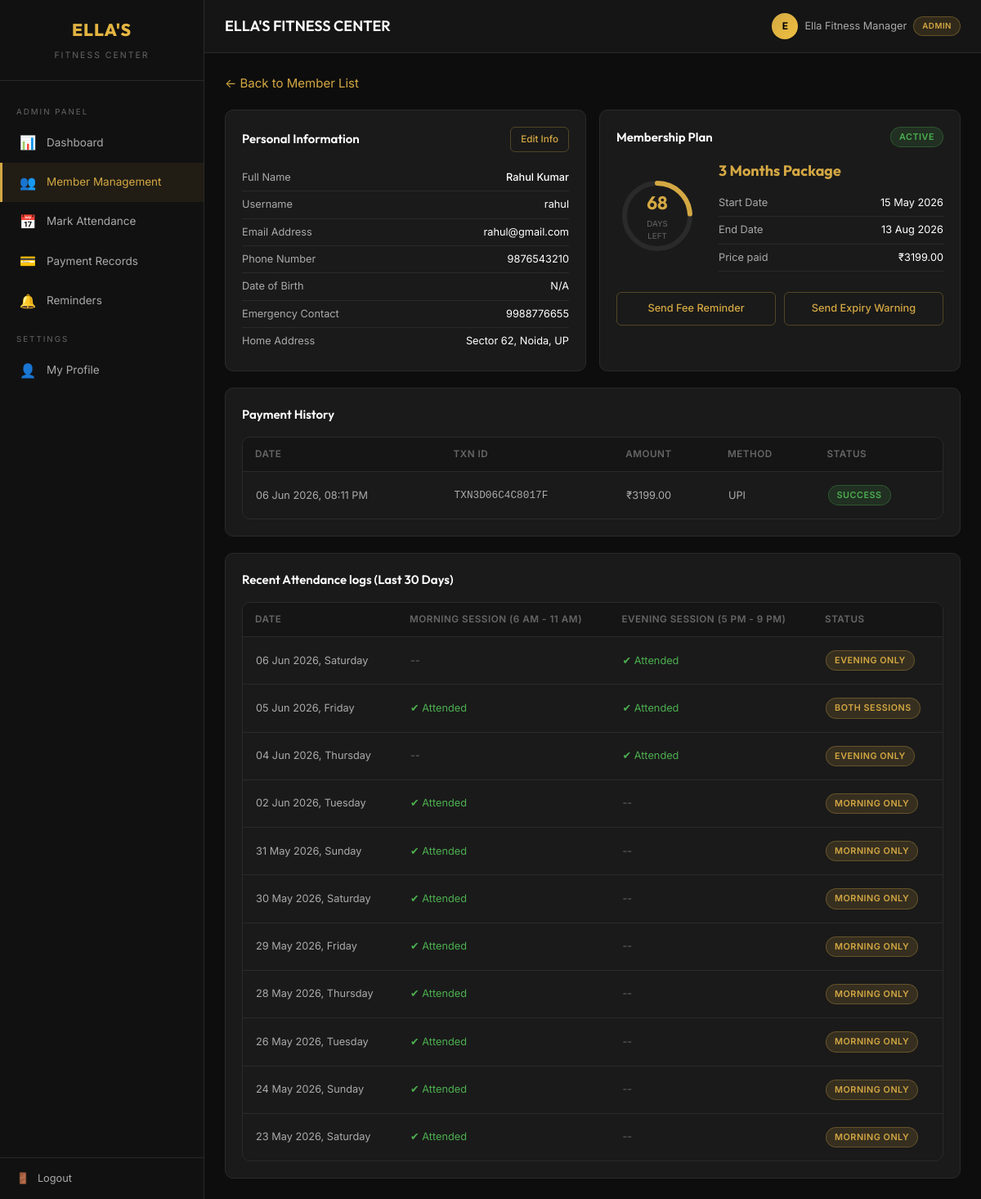
The page /members/admin/members/2/ (signed in) on the database its author committed.
### accounts/models.py (models this page shows, shortened)
class User(AbstractUser):
    ROLE_CHOICES = [
        ('CLIENT', 'Client'),
        ('ADMIN', 'Admin'),
    ]
    role = models.CharField(max_length=10, choices=ROLE_CHOICES, default='CLIENT')
    phone = models.CharField(max_length=15, blank=True)
    address = models.TextField(blank=True)
    date_of_birth = models.DateField(null=True, blank=True)
    emergency_contact = models.CharField(max_length=15, blank=True)
    @property
    def is_admin_user(self):
        return self.role == 'ADMIN'

### members/models.py (models this page shows, shortened)
class Membership(models.Model):
    PLAN_CHOICES = [
        ('1_MONTH', '1 Month'),
        ('3_MONTH', '3 Months'),
        ('6_MONTH', '6 Months'),
    ]
    STATUS_CHOICES = [
        ('ACTIVE', 'Active'),
        ('EXPIRED', 'Expired'),
        ('PENDING', 'Pending Payment'),
    ]
    PLAN_PRICES = {
        '1_MONTH': 1199,
        '3_MONTH': 3199,
        '6_MONTH': 5999,
    }
    PLAN_DAYS = {
        '1_MONTH': 30,
        '3_MONTH': 90,
        '6_MONTH': 180,
    }
    user = models.ForeignKey(settings.AUTH_USER_MODEL, on_delete=models.CASCADE, related_name='memberships')
    plan = models.CharField(max_length=10, choices=PLAN_CHOICES)
    start_date = models.DateField()
    end_date = models.DateField()
    amount = models.DecimalField(max_digits=10, decimal_places=2)
    status = models.CharField(max_length=10, choices=STATUS_CHOICES, default='PENDING')
    created_at = models.DateTimeField(auto_now_add=True)
    class Meta:
        ordering = ['-created_at']
    @property
    def days_remaining(self):
        if self.status != 'ACTIVE':
            return 0
        remaining = (self.end_date - timezone.now().date()).days
        return max(0, remaining)
    @property
    def total_days(self):
        return self.PLAN_DAYS.get(self.plan, 30)
    @property
    def progress_percentage(self):
        if self.total_days == 0:
            return 0
        elapsed = self.total_days - self.days_remaining
        return min(100, int((elapsed / self.total_days) * 100))

### payments/models.py (models this page shows, shortened)
class Payment(models.Model):
    STATUS_CHOICES = [
        ('SUCCESS', 'Success'),
        ('FAILED', 'Failed'),
        ('PENDING', 'Pending'),
    ]
    user = models.ForeignKey(settings.AUTH_USER_MODEL, on_delete=models.CASCADE, related_name='payments')
    membership = models.ForeignKey('members.Membership', on_delete=models.SET_NULL, null=True, related_name='payments')
    amount = models.DecimalField(max_digits=10, decimal_places=2)
    transaction_id = models.CharField(max_length=100, unique=True)
    payment_method = models.CharField(max_length=50, default='Test Payment')
    status = models.CharField(max_length=10, choices=STATUS_CHOICES, default='PENDING')
    created_at = models.DateTimeField(auto_now_add=True)
    notes = models.TextField(blank=True)
    class Meta:
        ordering = ['-created_at']

### attendance/models.py (models this page shows, shortened)
class Attendance(models.Model):
    user = models.ForeignKey(settings.AUTH_USER_MODEL, on_delete=models.CASCADE, related_name='attendances')
    date = models.DateField(default=timezone.now)
    morning_present = models.BooleanField(default=False)
    evening_present = models.BooleanField(default=False)
    marked_by = models.ForeignKey(
        settings.AUTH_USER_MODEL, on_delete=models.SET_NULL,
        null=True, blank=True, related_name='marked_attendances'
    )
    created_at = models.DateTimeField(auto_now_add=True)
    updated_at = models.DateTimeField(auto_now=True)
    class Meta:
        unique_together = ['user', 'date']
        ordering = ['-date']
    @property
    def status_display(self):
        if self.morning_present and self.evening_present:
            return 'Both Sessions'
        elif self.morning_present:
            return 'Morning Only'
        elif self.evening_present:
            return 'Evening Only'
        return 'Absent'

### members/views.py (the view)
# urls.py: path('admin/members/<int:user_id>/', views.member_detail, name='member_detail'),
@admin_required
def member_detail(request, user_id):
    member = get_object_or_404(User, id=user_id, role='CLIENT')
    memberships = Membership.objects.filter(user=member)
    active = memberships.filter(status='ACTIVE').first()
    from payments.models import Payment
    payments = Payment.objects.filter(user=member)
    from attendance.models import Attendance
    recent_attendance = Attendance.objects.filter(user=member)[:30]
    return render(request, 'members/detail.html', {
        'member': member,
        'active_membership': active,
        'memberships': memberships,
        'payments': payments,
        'recent_attendance': recent_attendance,
    })

### templates/members/detail.html (shortened to what this page needs)
{% extends 'dashboard_base.html' %}
{% block content %}
<div class="mb-20">
    <a href="{% url 'member_list' %}" class="text-gold">← Back to Member List</a>
</div>
<div class="grid-2">
    <div class="card">
        <div class="card-header">
            <h3 class="card-title">Personal Information</h3>
            <a href="{% url 'member_edit' member.id %}" class="btn btn-outline btn-sm">Edit Info</a>
        </div>
        <div class="membership-info">
            <div class="detail-row">
                <span class="label">Full Name</span>
                <span style="font-weight: 500; color: #fff;">{{ member.get_full_name }}</span>
            </div>
            <div class="detail-row">
                <span class="label">Username</span>
                <span>{{ member.username }}</span>
            </div>
            <div class="detail-row">
                <span class="label">Email Address</span>
                <span>{{ member.email }}</span>
            </div>
            <div class="detail-row">
                <span class="label">Phone Number</span>
                <span>{{ member.phone|default:"N/A" }}</span>
            </div>
            <div class="detail-row">
                <span class="label">Date of Birth</span>
                <span>{{ member.date_of_birth|date:"d M Y"|default:"N/A" }}</span>
            </div>
            <div class="detail-row">
                <span class="label">Emergency Contact</span>
                <span>{{ member.emergency_contact|default:"N/A" }}</span>
            </div>
            <div class="detail-row" style="border-bottom: none;">
                <span class="label">Home Address</span>
                <span>{{ member.address|default:"N/A" }}</span>
            </div>
        </div>
    </div>
    <div class="card">
        <div class="card-header">
            <h3 class="card-title">Membership Plan</h3>
            {% if active_membership %}
                <span class="badge badge-active">Active</span>
            {% else %}
                <span class="badge badge-expired">Expired</span>
            {% endif %}
        </div>
        {% if active_membership %}
            <div class="membership-card">
                <div class="progress-ring-container">
                    <svg class="progress-ring" width="100" height="100">
                        <circle class="progress-ring-bg" cx="50" cy="50" r="40" />
                        <circle class="progress-ring-fill" cx="50" cy="50" r="40"
                                stroke-dasharray="251.2"
                                style="stroke-dashoffset: calc(251.2 - (251.2 * {{ active_membership.progress_percentage }}) / 100);" />
                    </svg>
                    <div class="progress-ring-text">
                        <div class="days">{{ active_membership.days_remaining }}</div>
                        <div class="label">Days Left</div>
                    </div>
                </div>
                <div class="membership-info">
                    <div class="plan-name">{{ active_membership.get_plan_display }} Package</div>
                    <div class="detail-row">
                        <span class="label">Start Date</span>
                        <span>{{ active_membership.start_date|date:"d M Y" }}</span>
                    </div>
                    <div class="detail-row">
                        <span class="label">End Date</span>
                        <span>{{ active_membership.end_date|date:"d M Y" }}</span>
                    </div>
                    <div class="detail-row">
                        <span class="label">Price paid</span>
                        <span>₹{{ active_membership.amount }}</span>
                    </div>
                </div>
            </div>
            <div style="display: flex; gap: 10px; margin-top: 25px;">
                <a href="{% url 'send_reminder' member.id 'fee' %}" class="btn btn-outline" style="flex: 1; justify-content: center;">Send Fee Reminder</a>
                <a href="{% url 'send_reminder' member.id 'expiry' %}" class="btn btn-outline" style="flex: 1; justify-content: center;">Send Expiry Warning</a>
            </div>
        {% endif %}
    </div>
</div>
<div class="card mt-20">
    <div class="card-header">
        <h3 class="card-title">Payment History</h3>
    </div>
    <div class="table-container">
        {% if payments %}
            <table>
                <thead>
                    <tr>
                        <th>Date</th>
                        <th>Txn ID</th>
                        <th>Amount</th>
                        <th>Method</th>
                        <th>Status</th>
                    </tr>
                </thead>
                <tbody>
                    {% for payment in payments %}
                        <tr>
                            <td>{{ payment.created_at|date:"d M Y, h:i A" }}</td>
                            <td><code>{{ payment.transaction_id }}</code></td>
                            <td>₹{{ payment.amount }}</td>
                            <td>{{ payment.payment_method }}</td>
                            <td><span class="badge badge-active">{{ payment.get_status_display }}</span></td>
                        </tr>
                    {% endfor %}
                </tbody>
            </table>
        {% else %}
            <div class="empty-state" style="padding: 20px;">
                <h3>No transactions recorded for this member.</h3>
            </div>
        {% endif %}
    </div>
</div>
<div class="card mt-20">
    <div class="card-header">
        <h3 class="card-title">Recent Attendance logs (Last 30 Days)</h3>
    </div>
    <div class="table-container">
        {% if recent_attendance %}
            <table>
                <thead>
                    <tr>
                        <th>Date</th>
                        <th>Morning Session (6 AM - 11 AM)</th>
                        <th>Evening Session (5 PM - 9 PM)</th>
                        <th>Status</th>
                    </tr>
                </thead>
                <tbody>
                    {% for att in recent_attendance %}
                        <tr>
                            <td>{{ att.date|date:"d M Y, l" }}</td>
                            <td>
                                {% if att.morning_present %}
                                    <span class="text-success">✔ Attended</span>
                                {% else %}
                                    <span class="text-muted">--</span>
                                {% endif %}
                            </td>
                            <td>
                                {% if att.evening_present %}
                                    <span class="text-success">✔ Attended</span>
                                {% else %}
                                    <span class="text-muted">--</span>
                                {% endif %}
                            </td>
                            <td><span class="badge badge-gold">{{ att.status_display }}</span></td>
                        </tr>
                    {% endfor %}
                </tbody>
            </table>
        {% else %}
            <div class="empty-state" style="padding: 20px;">
                <h3>No attendance check-ins logged.</h3>
            </div>
        {% endif %}
    </div>
</div>
{% endblock %}

### templates/components/header.html (shortened to what this page needs)
<div class="header">
    <div class="header-left">
        <h1>{% block header_title %}ELLA'S FITNESS CENTER{% endblock %}</h1>
    </div>
    <div class="header-right">
        <div class="header-user">
            <div class="avatar">
                {{ user.first_name|slice:":1"|upper|default:user.username|slice:":1"|upper }}
            </div>
            <span>{{ user.get_full_name|default:user.username }}</span>
            <span class="badge badge-gold" style="font-size: 0.65rem;">{{ user.get_role_display }}</span>
        </div>
    </div>
</div>

### rows shown on the page
User: first_name "E", get_full_name "Ella Fitness Manager", role "ADMIN"
User: get_full_name "Rahul Kumar", username "rahul", email "rahul@gmail.com", phone "9876543210", date_of_birth "N/A", emergency_contact "9988776655", address "Sector 62, Noida, UP"
Membership: days_remaining "68", plan "3 Months", start_date "15 May 2026", end_date "13 Aug 2026", amount "3199.00"
Payment: created_at "06 Jun 2026, 08:11 PM", transaction_id "TXN3D06C4C8017F", amount "3199.00", payment_method "UPI", status "SUCCESS"
Attendance: date "06 Jun 2026, Saturday", shows "✔ Attended", status_display "EVENING ONLY"
Attendance: date "05 Jun 2026, Friday", shows "✔ Attended", status_display "BOTH SESSIONS"
Attendance: date "04 Jun 2026, Thursday", shows "✔ Attended", status_display "EVENING ONLY"
Attendance: date "02 Jun 2026, Tuesday", shows "✔ Attended", status_display "MORNING ONLY"
Attendance: date "31 May 2026, Sunday", shows "✔ Attended", status_display "MORNING ONLY"
Attendance: date "30 May 2026, Saturday", shows "✔ Attended", status_display "MORNING ONLY"
Attendance: date "29 May 2026, Friday", shows "✔ Attended", status_display "MORNING ONLY"
Attendance: date "28 May 2026, Thursday", shows "✔ Attended", status_display "MORNING ONLY"
Attendance: date "26 May 2026, Tuesday", shows "✔ Attended", status_display "MORNING ONLY"
Attendance: date "24 May 2026, Sunday", shows "✔ Attended", status_display "MORNING ONLY"
Attendance: date "23 May 2026, Saturday", shows "✔ Attended", status_display "MORNING ONLY"
